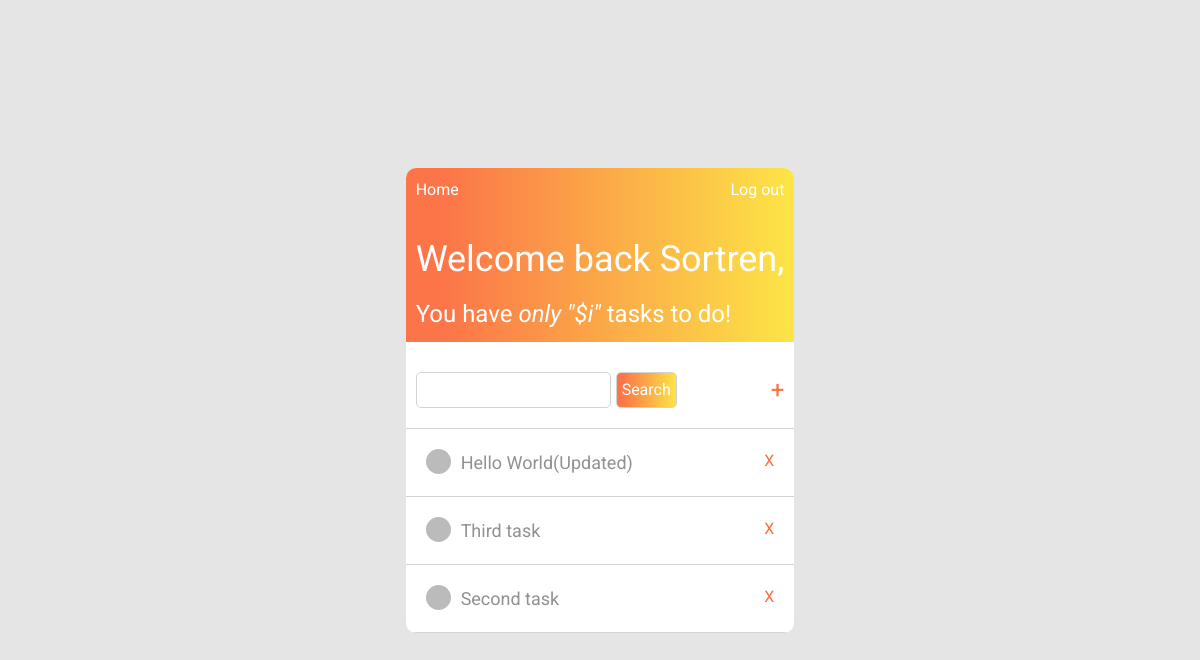
The app's page / (signed in) with its own data.
### to_do/models.py (models this page shows, shortened)
class Task(models.Model):
    title = models.CharField(max_length=100)
    content = models.TextField()
    date_posted = models.DateTimeField(default=timezone.now)
    finished = models.BooleanField(default=False)
    author = models.ForeignKey(User, on_delete=models.CASCADE)

### to_do/views.py (the view)
# urls.py: 2. Add a URL to urlpatterns:  path('', views.home, name='home')
@login_required(login_url='login')
def home(request):
    context = {
        'tasks': Task.objects.filter(author=request.user).order_by('-id'),
    }
    return render(request, 'to_do/home.html', context)

### to_do/templates/to_do/home.html
{%extends "to_do/base_home.html"%}
{% block search-add %}
  <div class="search-add">
    <div class="search">
        <input type="text" class = "input">
        <button class = "button-search">Search</button>
    </div>
    <div class="add">
        <a href = "{% url 'add-task' %}" class = "add-task">+</a>
    </div>
  </div>
{% endblock search-add %}
{%block tasks%}
  {% for task in tasks %}
    <div class="task">
      <div class="content">
        <span class="dot"></span>
        <a href="{% url 'update-task' task.id %}" class="task-title">{{ task.title }}</a>
      </div>
      <a href="{% url 'delete-task' task.id %}" class="delete-task">X</a>
    </div>
  {%endfor%}
{%endblock tasks%}

### to_do/templates/to_do/base_home.html (shortened to what this page needs)
{%load static%}
<!DOCTYPE html>
<html lang="en">
<head>
    <link rel="stylesheet" href="https://maxcdn.bootstrapcdn.com/bootstrap/4.0.0/css/bootstrap.min.css">
    <link rel="stylesheet" href="{% static 'to_do/home.css'%}">
</head>
<body>
    <main>
        <div class = "app">
            <div class = "top-bar">
                <div class="navigation">
                    <a href="{% url 'to_do-home' %}" class = "logout">Home</a>
                    <a href="{% url 'logout' %}" class = "logout">Log out</a>
                </div>
                <div class="text">
                    <span class="welcome">Welcome back <a href = "{% url 'profile' %} " class = "username">{{ user.username }},</a></span>
                    <span class="incomplete">You have <i>only "$i"</i> tasks to do!</span>
                </div>
            </div>
            {% block search-add %}
            {% endblock search-add %}
            <div class = "struct">
                <div class = "tasks-container">
                    {% block tasks %}
                    {% endblock tasks %}
                </div>
            </div>
        </div>
    </main>
</body>
</html>

### to_do/static/to_do/home.css (style rules this page uses)
* { margin: 0; padding: 0; box-sizing: border-box; font-family: "Roboto", sans-serif; }
body { background-color: #e5e5e5; }
main { display: flex; min-height: 100vh; justify-content: center; align-items: center; }
.app { display: flex; flex-direction: column; min-width: 30%; border-radius: 10px; background-color: white; overflow: hidden; }
.top-bar { color: white; display: flex; flex-direction: column; padding: 10px; background: rgb(251, 110, 63); background: linear-gradient( 90deg, rgba(251, 110, 63, 0.9500175070028011) 10%, rgba(252, 229, 70, 1) 100% ); }
.text { display: flex; flex-direction: column; padding-top: 30px; gap: 10px; }
.welcome { font-size: 36px; }
.welcome a { color: white; text-decoration: none; }
.incomplete { font-size: 24px; }
.navigation { display: flex; flex-direction: row; justify-content: space-between; }
.navigation a { color: white; text-decoration: none; }
.search-add { display: flex; justify-content: space-between; padding: 30px 10px 20px 10px; }
.input { outline: none; border: 0.5px solid lightgrey; padding: 5px; border-radius: 5px; }
.search { display: flex; gap: 5px; }
.button-search { text-decoration: none; border: 0.5px solid lightgrey; cursor: pointer; border-radius: 5px; color: white; padding: 5px; background: rgb(251, 110, 63); background: linear-gradient( 90deg, rgba(251, 110, 63, 0.9500175070028011) 10%, rgba(252, 229, 70, 1) 100% ); }
.add-task:hover, .add-task { font-size: 24px; color: rgb(251, 110, 63); text-decoration: none; color: linear-gradient( 90deg, rgba(251, 110, 63, 0.9500175070028011) 10%, rgba(252, 229, 70, 1) 100% ); }
.struct { border-top: 1px solid lightgrey; display: flex; gap: 41px; }
.tasks-container { display: flex; flex-direction: column; flex: 1; }
.task { border-bottom: 0.5px solid lightgrey; display: flex; justify-content: space-between; padding: 20px; }
.content { display: flex; gap: 10px; }
.content a { color: rgb(145, 145, 145); font-size: 18px; }
.dot { height: 25px; width: 25px; background-color: #bbb; border-radius: 50%; }
.delete-task, .delete-task:hover { color: rgb(251, 110, 63); color: linear-gradient( 90deg, rgba(251, 110, 63, 0.9500175070028011) 10%, rgba(252, 229, 70, 1) 100% ); }

### records on screen
Task: title "Hello World(Updated)"
Task: title "Third task"
Task: title "Second task"

### other values on screen
{{ user.username }} "Sortren"
